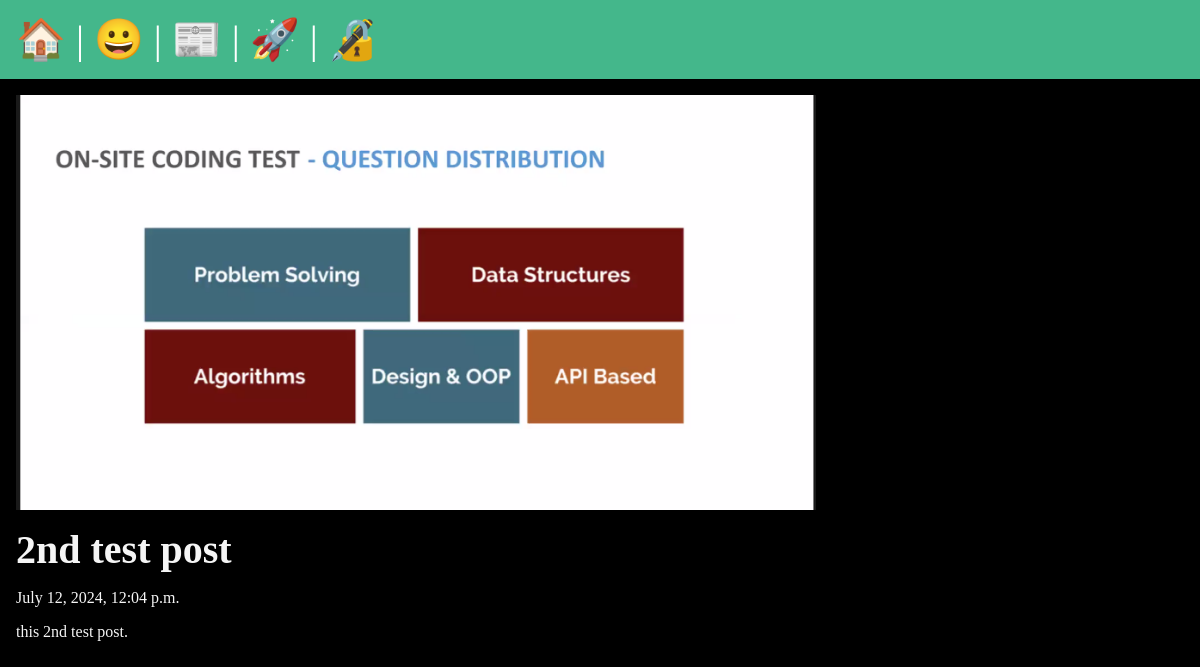
The page /posts/second-test-post on the database its author committed.
### posts/models.py (models this page shows, shortened)
class Post(models.Model):
    title = models.CharField(max_length=75)
    body = models.TextField()
    slug = models.SlugField()
    date = models.DateTimeField(auto_now_add=True)
    banner = models.ImageField(default='fallback.png', blank=True)
    author = models.ForeignKey(User, on_delete=models.CASCADE, default=None)

### posts/views.py (the view)
# urls.py: path('<slug:slug>', views.post_page, name='page'),
def post_page(request, slug):
    post = Post.objects.get(slug=slug)
    return render(request, 'posts/post_page.html', {'post': post})

### posts/templates/posts/post_page.html (shortened to what this page needs)
{% extends "layout.html" %}
{% block content %}
    <section>
        <img class="banner" src="{{post.banner.url}}" alt="{{post.title}}">
        <h1>{{post.title}}</h1>
        <p>{{post.date}}</p>
        <p>{{post.body}}</p>
    </section>
{% endblock  %}

### static/css/style.css (style rules this page uses)
* { margin: 0; padding: 0; box-sizing: border-box; }
body { min-height: 100vh; background-color: black; color: whitesmoke; font-size: 3rem; }
section { display: flex; flex-flow: column; gap: 1rem; }
h1, h2 { font-size: 2.5rem; }
p { font-size: 1rem; }
.banner { display: block; width: 100%; max-width: 800px; }

### rows shown on the page
Post: banner (picture), title "2nd test post", date "July 12, 2024, 12:04 p.m.", body "this 2nd test post."
